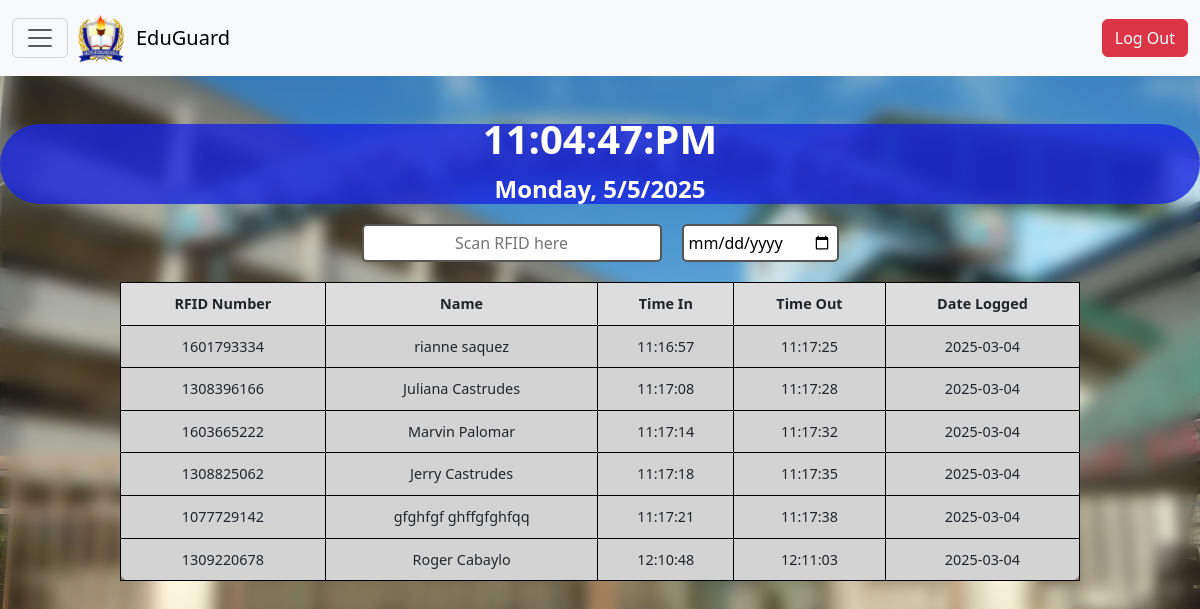
Screenshot of /PHPAdmin/attendanceTracking.php?date=2025-03-04 with the database file from the repository.
### tables this page shows
CREATE TABLE `attendance` (
  `id` int(11) NOT NULL,
  `rfid_number` varchar(20) NOT NULL,
  `first_name` varchar(50) NOT NULL,
  `last_name` varchar(50) NOT NULL,
  `time_in` time DEFAULT NULL,
  `time_out` time DEFAULT NULL,
  `date_logged` date DEFAULT NULL
);

### PHPAdmin/attendanceTracking.php (the view, shortened to what this page needs)
<?php
include "adminNavbar.php";
$servername = "localhost";
$username = "root";
$password = "";
$dbname = "educguarddb";
$conn = new mysqli($servername, $username, $password, $dbname);
?>
<!DOCTYPE html>
<html lang="en">
<head>
    <link href="/CapstoneProjectBS/CSS/attendanceTracking.css" rel="stylesheet">
</head>
<body>
<div class="datetimeBox">
    <p class="datetimeAlign" id="clock">Loading</p>
    <p class="datetimeAlign" id="date">Loading</p>
</div>
<div id="inputContainer">
    <div id="rfidContainer">
        <input type="text" id="rfidInput" placeholder="Scan RFID here" autofocus>
    </div>
    <div id="dateContainer">
        <input type="date" id="filterDate" onchange="loadAttendance()">
    </div>
</div>
<div id="attendanceContainer">
    <table id="attendanceTable">
        <tr>
            <th>RFID Number</th>
            <th>Name</th>
            <th>Time In</th>
            <th>Time Out</th>
            <th>Date Logged</th>
        </tr>
        <?php
        $dateFilter = isset($_GET['date']) ? $_GET['date'] : date('Y-m-d');
        $query = "SELECT * FROM attendance WHERE date_logged = ? ORDER BY time_in ASC";
        $stmt = $conn->prepare($query);
        if ($stmt) {
            $stmt->bind_param("s", $dateFilter);
            $stmt->execute();
            $result = $stmt->get_result();
            while ($row = $result->fetch_assoc()) {
                echo "<tr>
                        <td>{$row['rfid_number']}</td>
                        <td>{$row['first_name']} {$row['last_name']}</td>
                        <td>{$row['time_in']}</td>
                        <td>{$row['time_out']}</td>
                        <td>{$row['date_logged']}</td>
                      </tr>";
            }
        } else {
            echo "<tr><td colspan='5'>Error preparing statement.</td></tr>";
        }
        ?>
    </table>
</div>
</body>
</html>

### CSS/Admin/adminNavbar.css (style rules this page uses)
body { background-image: url("/CapstoneProjectBS/Assets/Background.jpg"); background-size: cover; background-repeat: no-repeat; background-attachment: fixed; background-color: #124E66; }
body::before { content: ""; position: fixed; top: 0; left: 0; width: 100%; height: 100%; background-color: rgba(139, 47, 47, 0.15); pointer-events: none; z-index: -1; }
body::before { content: ""; position: fixed; top: 0; left: 0; width: 100%; height: 100%; background-image: inherit; background-size: inherit; background-repeat: inherit; background-attachment: inherit; filter: blur(8px); z-index: -1; }

### CSS/attendanceTracking.css (style rules this page uses)
.datetimeBox { border-radius: 50px; width: 100%; max-width: 1600px; height: 80px; background-color: rgba(228, 13, 13, 0.8);; background-color: rgba(25, 38, 224, 0.8);; align-items: center; margin-top: 100px; }
.datetimeAlign { display: flex; flex-direction: column; justify-content: center; align-items: center; height: 20%; margin: 20px; padding: 15px; }
#clock { font-size: 2.5em; color: #fff; font-weight: bold; text-align: center; }
#date { font-size: 1.5em; color: #fff; font-weight: bold; text-align: center; }
#inputContainer { display: flex; justify-content: center; align-items: center; margin-top: 20px; gap: 20px; }
#rfidContainer { width: auto; }
#rfidInput { padding: 5px; font-size: 1em; border: 2px solid #555; border-radius: 5px; width: 300px; text-align: center; }
#dateContainer { display: flex; flex-direction: column; align-items: center; }
#filterDate { padding: 5px; font-size: 1em; border: 2px solid #555; border-radius: 5px; }
#attendanceContainer { display: flex; justify-content: center; width: 100%; margin-top: 20px; padding-bottom: 50px; }
#attendanceTable { border-collapse: collapse; width: 80%; max-width: 1300px; background-color: lightgray; margin: 0 auto; border: 1px solid black; border-radius: 10px; }
#attendanceTable th, #attendanceTable td { border: 1px solid black; padding: 10px; text-align: center; font-size: 0.9em; }
#attendanceTable th { background-color: #ddd; font-weight: bold; }

### rows the page displays
attendance: rfid_number "1601793334", first_name "rianne", last_name "saquez", time_in "11:16:57", time_out "11:17:25", date_logged "2025-03-04"
attendance: rfid_number "1308396166", first_name "Juliana", last_name "Castrudes", time_in "11:17:08", time_out "11:17:28", date_logged "2025-03-04"
attendance: rfid_number "1603665222", first_name "Marvin", last_name "Palomar", time_in "11:17:14", time_out "11:17:32", date_logged "2025-03-04"
attendance: rfid_number "1308825062", first_name "Jerry", last_name "Castrudes", time_in "11:17:18", time_out "11:17:35", date_logged "2025-03-04"
attendance: rfid_number "1077729142", first_name "gfghfgf", last_name "ghffgfghfqq", time_in "11:17:21", time_out "11:17:38", date_logged "2025-03-04"
attendance: rfid_number "1309220678", first_name "Roger", last_name "Cabaylo", time_in "12:10:48", time_out "12:11:03", date_logged "2025-03-04"
